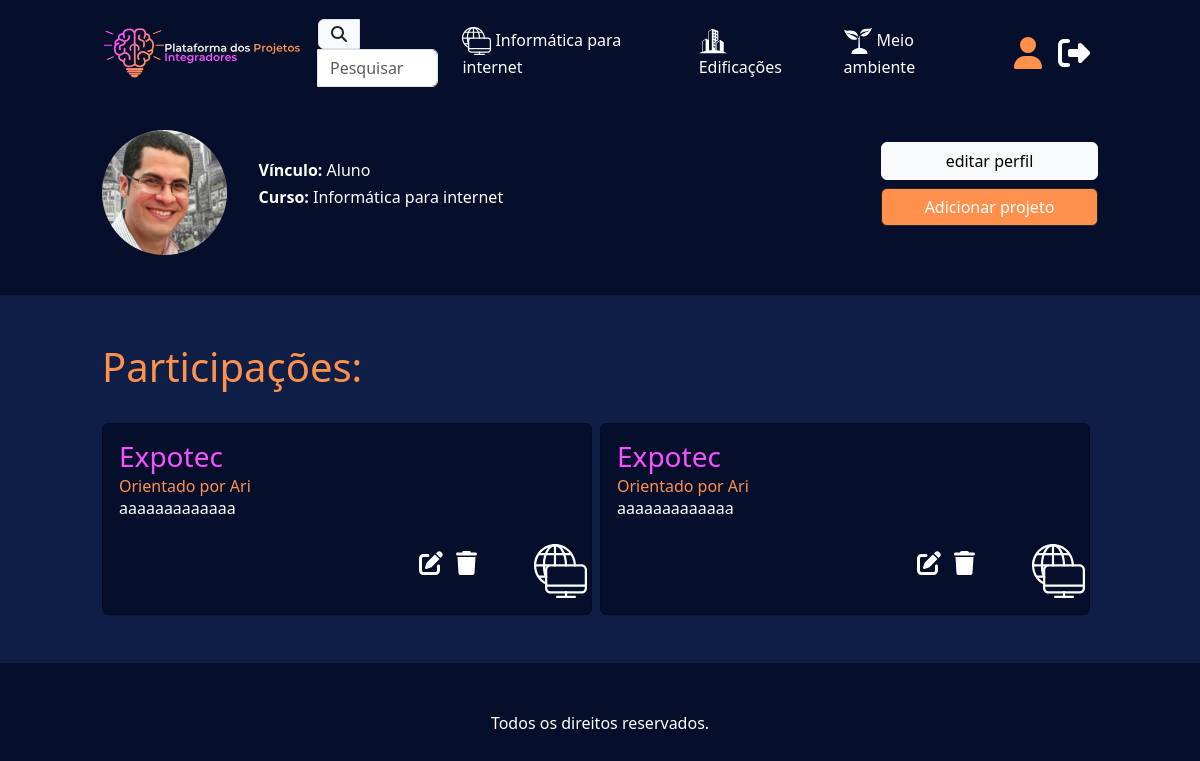
Before: /perfil/ (signed in) with the older database file.
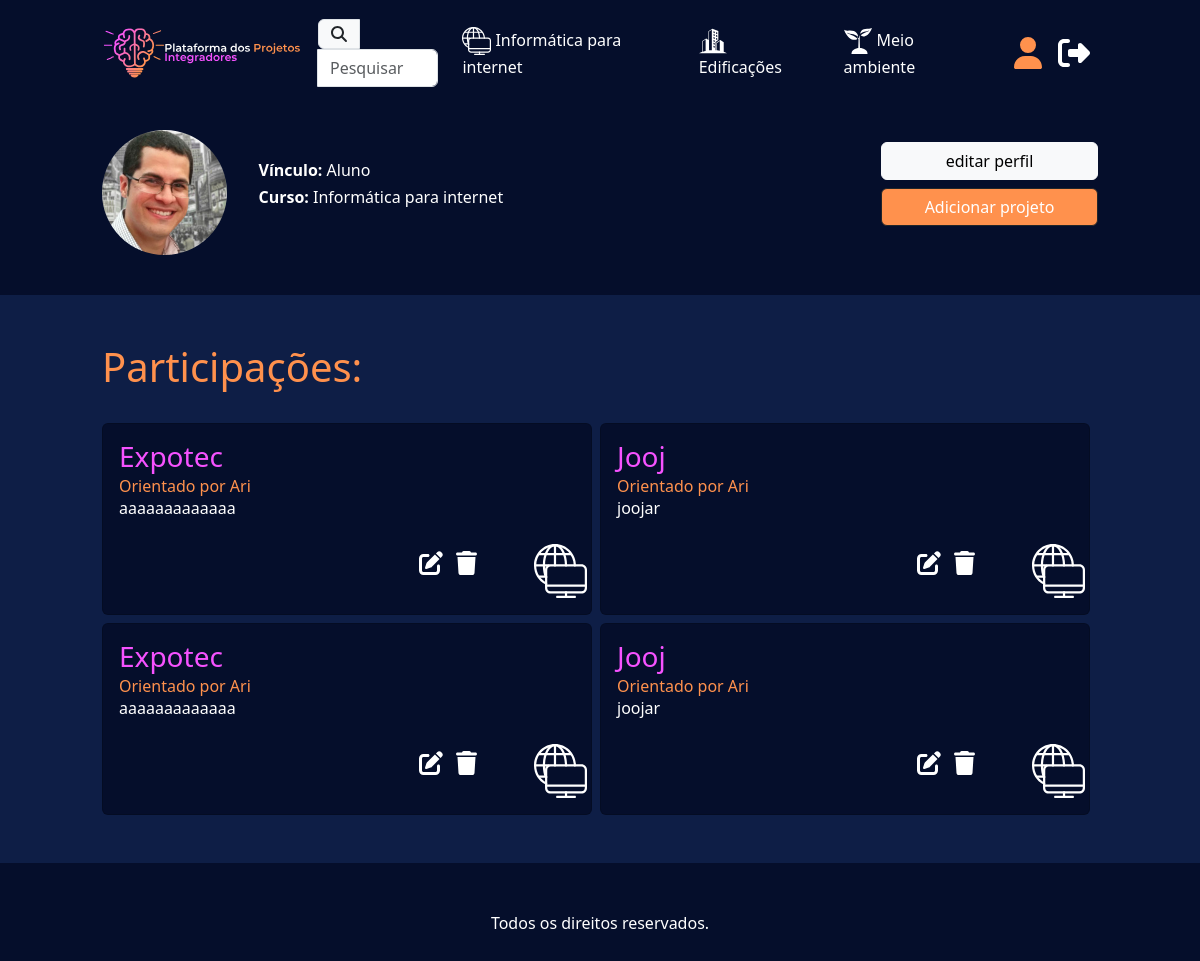
After: the same page with the newer database file.
### users/models.py (models this page shows)
class Curso(models.Model):
    titulo = models.CharField(max_length=50)
    logo = models.FileField(blank=True)
    def __str__(self):
        return self.titulo

### ppi/models.py (models this page shows, shortened)
class Projeto(models.Model):
    titulo = models.CharField(max_length=80)
    resumo = models.TextField(max_length=150)
    objetivo = models.TextField(max_length=2000)
    capa = models.ImageField('media/')
    pdf = models.FileField(blank=True, null=True)
    imagens = models.ImageField(blank=True, null=True,)
    palavras_chave = models.CharField(max_length=200, blank=True, null=True)
    curso = models.ForeignKey(Curso,on_delete=models.CASCADE, related_name="projetos")
    componentes = models.ManyToManyField(Profile, related_name="projetos", blank=True)
    criado_em = models.DateTimeField(auto_now_add=True,null=True)

### users/views.py (the view)
# urls.py: path("perfil/", views.verperfil, name = "verperfil"),
@login_required
def verperfil(request):
    profile = get_object_or_404(Profile, user=request.user)
    post = Projeto.objects.all()
    context = {
        "projetos" : post,
        "range" : range(2),
        "profile": profile,
    }
    return render (request, "verperfil.html", context)

### ppi/context_processors.py (called while the page is built)
def cursos(request):
    return {
        "cursos" : Curso.objects.all,
    }

### users/models.py (called while the page is built)
    def __str__(self):
        return self.vinculo

### users/templates/verperfil.html (shortened to what this page needs)
{% extends "base.html" %}
{% load static %}
{% block conteudo %}
<div class="container custom-container mb-3 py-4">
    <div class="row g-0">
        <div class= "col-md-9 col-lg-9 col-sm-8">
            <div class = "row g-0">
                <div class= "col-sm-4 col-md-2 col-lg-2 my-auto">
                    {% if profile.avatar %}
                    <img src="{{ profile.avatar.url }}" class="rounded-circle w-100" alt="{{ profile.user.username }}">
                    {% endif %}
                </div>
                <div class= "col-sm-8 col-md-10 col-lg-10 my-auto">
                    <ul>
                        <h6 class="text-left text-white fw-bold">Vínculo: <b class="fw-normal">{{ profile.user.vinculo }}</b></h6>
                        <h6 class="text-left text-white fw-bold">Curso: <b class="text-white fw-normal">{{ profile.user.curso }}</b></h6>
                    </ul>
                </div>
            </div>
        </div>
        <div class= "col-md-3 col-lg-3 col-sm-4 my-auto">
            <ul class="w-100">
                <a href="{% url 'editarperfil' %}">
                    <button class= "btn w-100 btn-light my-1">
                        editar perfil
                    </button>
                </a>
                <a href="{% url 'form_post' %}">
                    <button class= "btn w-100 btn-dark fundo-laranja my-1">
                        Adicionar projeto
                    </button>
                </a>
            </ul>
        </div>
    </div>
</div>
<div class="container-fluid blueback py-5">
    <div class= "container custom-container">
        <h1 class="laranja text-left pb-4">
            Participações:
        </h1>
        <div class="row g-2 w-100 d-flex justify-content-center">
        {% for x in range %}
        {% for projeto in profile.projetos.all %}
            <div class="col-md-6 col-sm-12">
                <div class="card h-100" style="background-color: rgb(5, 14, 43); min-height: 12em;">
                    <div class="row h-100">
                        <div class="col-10">
                            <a href="{% url 'post' projeto.id %}" class="text-decoration-none">
                                <div class="card-body d-flex flex-column h-100">
                                    <h3 class="card-title roxinho">{{ projeto.titulo }}</h3>
                                    <h6 class="card-subtitle laranja">Orientado por Ari</h6>
                                    <p class="card-title text-white mb-3">{{ projeto.objetivo }}</p>
                                    <ul class="mt-auto d-flex align-items-center mt-auto ms-auto">
                                        <a href="{% url 'editar_projeto' projeto.id %}" class="text-decoration-none m-0">
                                            <i class="fa-solid fa-pen-to-square text-white fa-xl"></i>
                                        </a>
                                        <form class="delete-form" data-id={{ projeto.id }} action="{% url 'excluir_projeto' projeto.id %}" method="POST">
                                            <button type="button" class="btn delete-btn">
                                                <i class="fa-solid fa-trash text-white fa-xl"></i>
                                            </button>
                                        </form>
                                    </ul>
                                </div>
                            </a>
                        </div>
                        <div class="card-body col-2 d-flex align-items-end">
                            <img src="{{ projeto.curso.logo.url }}" alt="projeto.curso.titulo" class="mw-100">
                        </div>
                    </div>
                </div>
            </div>
        {% endfor %}
        {% endfor %}
        </div>
    </div>
</div>
{% endblock conteudo %}

### ppi/templates/base.html (shortened to what this page needs)
{% load static %}
<!doctype html>
<html lang="pt-br">
  <head>
    <link href="https://cdn.jsdelivr.net/npm/select2@4.1.0-rc.0/dist/css/select2.min.css" rel="stylesheet" />
    <link href="https://cdn.jsdelivr.net/npm/bootstrap@5.3.3/dist/css/bootstrap.min.css" rel="stylesheet">
    <link rel="stylesheet" href="{% static 'style.css' %}">
  </head>
  <body style="background-color: rgb(5, 14, 43);">
    <nav class="navbar navbar-expand-lg">
      <div class="container custom-container">
          <a class="navbar-brand" href="{% url 'index' %}">
              <img src="{% static 'imgs/logotopo.svg' %}" alt="Logo" style="max-height: 80px;">
          </a>
          <div class="collapse navbar-collapse" id="navbarSupportedContent">
              <ul class="navbar-nav mb-2 mb-lg-0 ms-auto d-flex align-items-center">
                {% if request.path == "/pesquisar/" %}
                <form
                    method="GET"
                    class="d-flex justify-content-center"
                    onsubmit="return redirectToSearchPage();"
                >
                <div class="input-group">
                  <span class="input-group-text" id="basic-addon1">
                    <i class="fa-solid fa-magnifying-glass text-dark"></i>
                  </span>
                  <input type="text" id="pesquisar" class="form-control search-bar" placeholder="Pesquisar" aria-describedby="basic-addon1">
                </div>
                </form>
                {% else %}
                <a class="text-decoration-none" href="{% url 'pesquisar' %}">
                  <div class="input-group">
                    <span class="input-group-text" id="basic-addon1">
                      <i class="fa-solid fa-magnifying-glass text-dark"></i>
                    </span>
                    <input type="text" id="pesquisarstatic" class="form-control search-bar" placeholder="Pesquisar" aria-describedby="basic-addon1" readonly>
                  </div>
                </a>
                {% endif %}
                  {% for curso in cursos %}
                  <li class="nav-item mx-3">
                      <a class="text-white nav-link" href="{% url 'projetos' curso.id %}">
                          <img src="{{ curso.logo.url }}" style="max-width: 1.8rem;" alt="{{curso.titulo}}">
                          {{ curso.titulo }}
                      </a>
                  </li>
                  {% endfor %}
                  {% if user.is_authenticated %}
                  <li class="nav-item ms-3">
                      <a class="nav-link" href="{% url 'verperfil' %}">
                        <i class="fa-solid fa-user fa-2xl laranja"></i>
                      </a>
                  </li>
                  <form method="post" action="{% url 'logout' %}">
                    <li class="nav-item">
                      <button type="submit" class="nav-link text-white">
                        <i class="fa-solid fa-2xl fa-right-from-bracket"></i>
                      </button>
                    </li>
                  </form>
                  {% else %}
                  <li class="nav-item ms-3">
                      <a class="nav-link" href="{% url 'login' %}">
                        <i class="fa-solid fa-user fa-2xl laranja"></i>
                      </a>
                  </li>
                  {% endif %}
              </ul>
          </div>
      </div>
    </nav>
    {% block conteudo %}
    {% endblock conteudo %}
    <footer class="py-5 text-center text-white">
      Todos os direitos reservados.
    </footer>
  </body>
</html>

Changed rows visible on the page:
added Projeto: titulo "Jooj", objetivo "joojar", curso.logo (picture)
